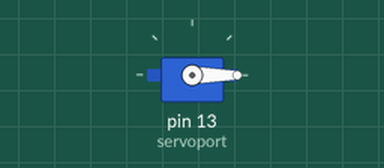
Recording of a sketch running on a simulated Arduino Uno, built with avr-gcc and run on an emulated ATmega328P. Shown: servo.

Above: at 0.05 s.
At 2.3 s:
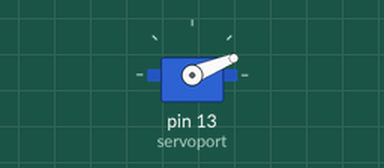
At 4.55 s:
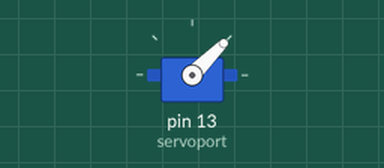
At 9.1 s:
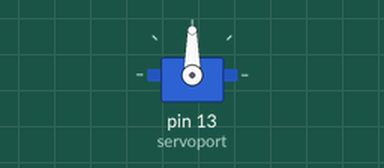
Timing chart, 0 to 11.8 s (numbered marks = the images above):
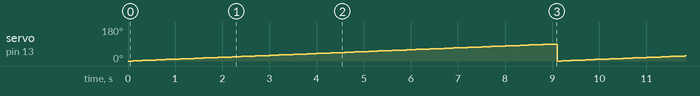

Measured:
- by itself, servo on pin 13 (servoport): ramps from 0° to 90° and jumps back, once every 9.1 s

The sketch:

servo_motor.ino
```cpp
#include <Servo.h>

Servo servo1;
int servoport = 13;
int angle = 0;

void setup(){
  servo1.attach(servoport);
}

void loop(){

  for(angle = 0; angle <= 90; angle++){
    servo1.write(angle);
    delay(100);
  }
}
```
